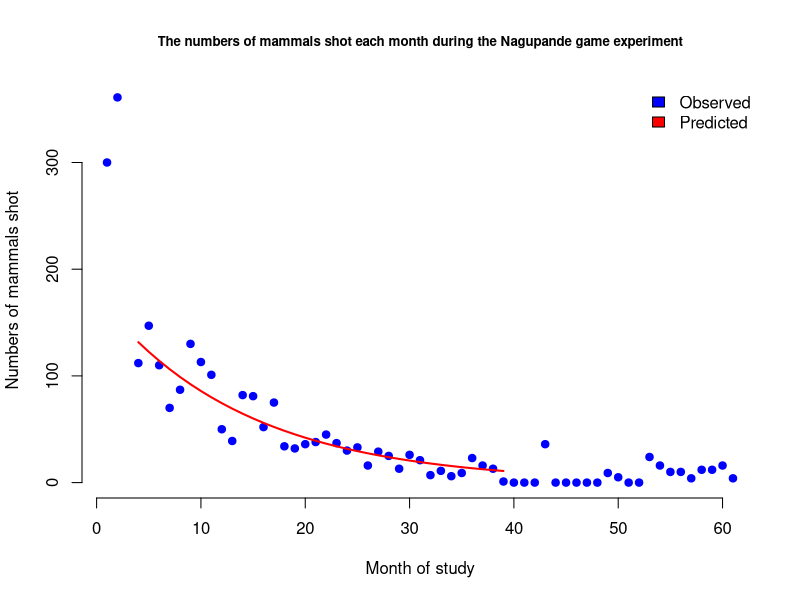
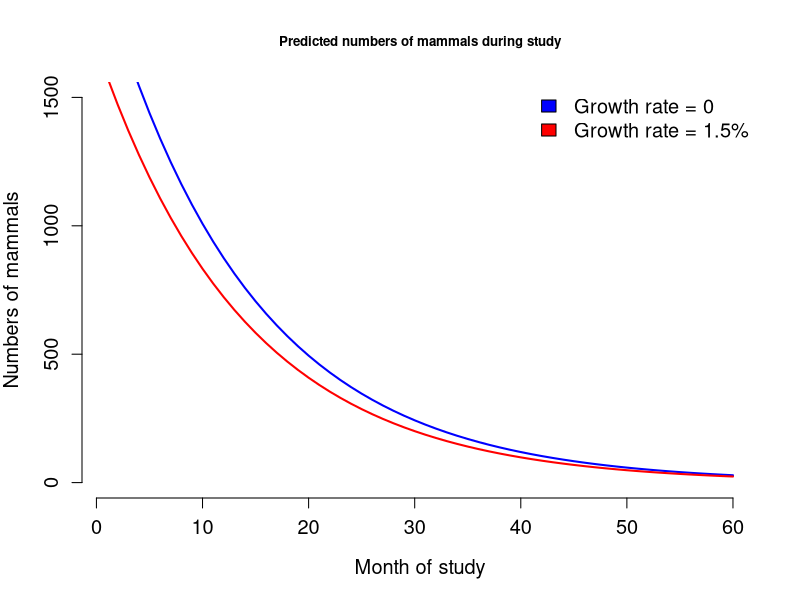

Here is the R script that generated these plots, in order:
library(minpack.lm) # nonlinear least-squares regression
library(deSolve) # ode solver

#*************************DATA***************************************
mammals <- read.csv("nagupande_mammals_R.csv") # read in dataset
mammals$tot_kill <- rowSums(mammals[,4:9]) # add all species to give totals shot per month

# plot of numbers of mammals shot by month of the study
plot(mammals$month_tot, mammals$tot_kill,pch=19,col="blue",bty="n", cex.main=0.8,
     xlab="Month of study",ylab="Numbers of mammals shot",
     main="The numbers of mammals shot each month during the Nagupande game experiment")
#*******************************************************************

#*********************MODEL OF NUMBERS KILLED PER MONTH***********

month_kill <- function(params){
  k_1 <- params[1]
  k_2 <- params[2]
  N_k <- numeric(length(dat[,1]))
  month <- c(1:length(dat[,1]))
  
  for   (i in 1:length(dat[,1])) {
  N_k[i] <- k_1 * ( exp(k_2*(month[i] - 1)) - exp(k_2 * month[i]))
  }
  return(N_k)
}
 
#***********************FUNCTION TO FIT MODEL*********************

mod.residual <- function(params,dat=mammals){ # function to run through nlls + calc residuals
   # parameters for the estimation routine
    k_1 <- params[1] # -K/N(0) / k_2
    k_2 <- params[2] # r - K

    # solve model
    out <- month_kill(params)
    #return(out)
    # evaluate predicted vs obs
    ssqres <- out - dat$tot_kill
    return(ssqres)
}
#*********************FIT MODEL**********************
# all months included
dat <- mammals[-c(39:60),]
fit <- nls.lm(par=c(k_1=2000,k_2=-0.07),fn=mod.residual,dat=dat)
fitted.model <- month_kill(params=c(coef(fit)[1],coef(fit)[2]))
#lines(dat$month_tot,fitted.model)
coef(fit)
# removing first two months
dat <- mammals[-c(1:2,39:60),]
fit2 <- nls.lm(par=c(k_1=2000,k_2=-0.07),fn=mod.residual,dat=dat)
fitted.model2 <- month_kill(params=c(coef(fit2)[1],coef(fit2)[2]))
lines(dat$month_tot,fitted.model2,col="red",lwd=2)
coef(fit2)
legend("topright", bty="n",legend=c("Observed","Predicted"),fill=c("blue","red"))

#******************CALCULATING NUMBERS OF HOSTS AT START*******************************
# parameters
growth.rate <- seq(0,0.015,0.001)  # r
num.start <- function(k_1,k_2,r){
  N0 <- -k_1 * k_2 / (r - k_2)
  return(N0)
}
number.mammals <- num.start(coef(fit2)[1],coef(fit2)[2],growth.rate)

#***********************MODEL OF NUMBERS OF HOSTS OVER TIME***********************************
host.mod <- function(t,N,params){ 
  # parameters
  k_2 <- params[1] # 
  r <- params[2] # growth rate
  # ODE
  dN.dt <- (r - (r - k_2)) * N
  # list containing the derivatives
  xdot <- c(dN.dt)
  return(list(xdot))
}

host.sim <- function(k_2,r,n0,t.max=60,ts=1){
  N0 <- n0
  # timesteps
  times<-seq(1,t.max,ts) 
  # initial conditions
  init <- c(number=N0)
  return(data.frame(lsoda(init,times,host.mod,c(k_2,r)))) 
}

est.mammals <- host.sim(k_2=coef(fit2)[2],r=growth.rate[1],n0=number.mammals[1],t.max=60,ts=1) 

plot.func<-function(mod){
  plot(mod$time, mod$number,type="l",main="Predicted numbers of mammals during study",
       ylab="Numbers of mammals",xlab="Month of study",col="blue",cex.main=0.8,ylim=c(0,1500),lwd=2,bty="n",cex.axis=1.2,cex.lab=1.2)
}
plot.func(est.mammals)

est.mammals2 <- host.sim(k_2=coef(fit2)[2],r=growth.rate[length(growth.rate)],n0=number.mammals[length(growth.rate)],t.max=60,ts=1) 
lines(est.mammals2$time,est.mammals2$number,lwd=2,col="red")
legend("topright",legend=c("Growth rate = 0","Growth rate = 1.5%"),fill=c("blue","red"),cex=1.2,bty="n")

#********************************************************************************
# K = 1.571239
# r = 1.5 in moths - 30 days in a month
#1.571239/30
#1.5/30
#coef(fit2) K2 / 30 =  0.0023
